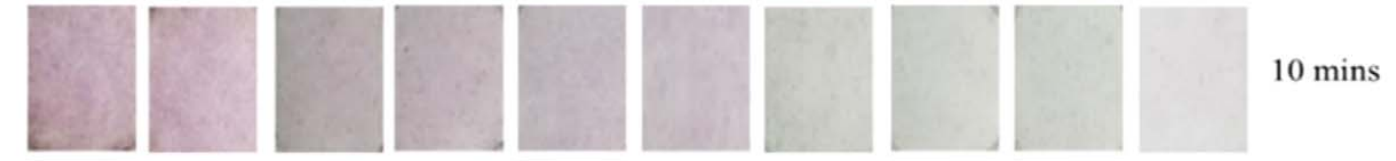
#> input picture pyimagesearch1/10mins.PNG, 1396 x 161 px
$ python contours.py
#> lines starting #> are read from the running program, lines starting #| are printed output that depends on the picture; after the words box and inside, x2 and y2 are one past the last pixel; in counts of white or black regions, pixels touching at a corner belong together
import argparse
import imutils
import cv2
import numpy as np

# [8 lines of commented-out code are left out]
path = "10mins.PNG"
image = cv2.imread(path)
#> image is the input picture: shape (161, 1396, 3); mean B, G, R 210.1, 208.4, 214.4

# resize image
scale_percent = 90 # percent of original size
width = int(image.shape[1] * scale_percent / 100)
#> width = 1256
height = int(image.shape[0] * scale_percent / 100)
#> height = 144
dim = (width, height)
#> dim = (1256, 144)
resized = cv2.resize(image, dim, interpolation = cv2.INTER_AREA)
image = resized

#convert image to grayscale colorspace
gray = cv2.cvtColor(image, cv2.COLOR_BGR2GRAY)
#blur the grayscale image
blurred = cv2.GaussianBlur(gray,(5,5),0)

#thresholding separates the paper sensor or ROI to the background
#this will create the mask
thresh = cv2.threshold(blurred, 240, 255, cv2.THRESH_BINARY)[1]
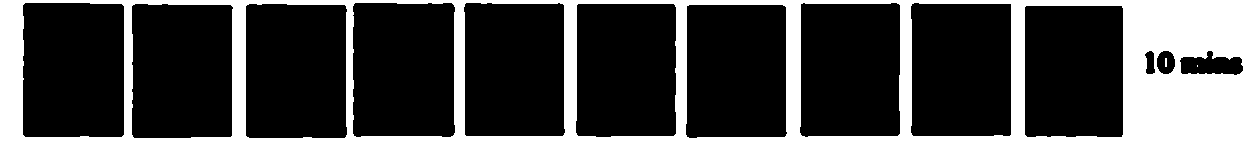
#> thresh: shape (144, 1256); 26.5% white; 3 white regions (2 under 20 px)

#the original image will be masked with thresholded image so that the paper sensor will have a black background
masked = cv2.bitwise_and(image,image, mask=thresh)
# print(image.shape)

cv2.imshow('Original',image)
cv2.imshow('Resized',resized)
cv2.imshow('Threshold',thresh)
cv2.imshow('masked',masked)

cv2.waitKey(0)

cnts = cv2.findContours(thresh.copy(),cv2.RETR_EXTERNAL,
    cv2.CHAIN_APPROX_SIMPLE)
#> cnts = 1 contour; box (x1, y1, x2, y2) and area: (0, 0, 1256, 144) 179465
cnts = imutils.grab_contours(cnts)
#> cnts = [[[0, 0], [0, 143], [1255, 143], [1255, 0]]]
print(cnts)
#| [array([[[   0,    0]],
#|        [[   0,  143]],
#|        [[1255,  143]],
#|        [[1255,    0]]], dtype=int32)]
print(image.shape)
#| (144, 1256, 3)
#for loop over the contours
for c in cnts:
    #compute the center of the contour
    M = cv2.moments(c)
    if M["m00"] != 0:
        cX = int(M["m10"] / M["m00"])
        cY = int(M["m01"] / M["m00"])
    else:
    # set values as what you need in the situation
        cX, cY = 0, 0
    # cX = int(M["m10"]/ M["m00"])
    # cY = int(M["m01"]/ M["m00"])

    #draw the contour and center of the shape on the image
    cv2.drawContours(masked, [c], -1, (0,255,0),2)
    cv2.circle(masked, (cX,cY), 7,(255,255,255), -1)
    cv2.putText(masked, "center",(cX-20,cY-20),
        cv2.FONT_HERSHEY_SIMPLEX, 0.5,(255,255,255),2)

    cv2.imshow("Image",masked)
    cv2.waitKey(0)
#> this loop made 1 pass
#> (c, cX, cY) on pass 1: ([[0, 0], [0, 143], [1255, 143], [1255, 0]], 627, 71)
#> pass 1, `cv2.imshow("Image",masked)`:
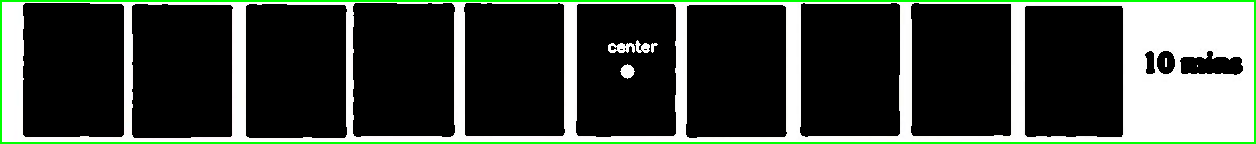
#> window 'Image': shape (144, 1256, 3); mean B, G, R 60, 67.9, 60

$ run again, with pyimagesearch1/15mins.PNG copied over pyimagesearch1/10mins.PNG
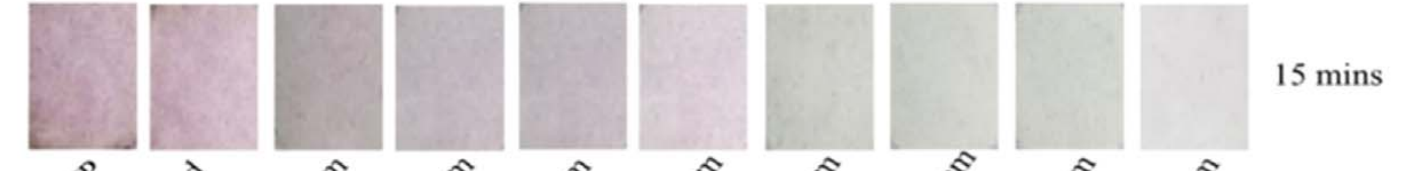
#> input picture pyimagesearch1/15mins.PNG, 1427 x 171 px
#> image is the input picture: shape (171, 1427, 3); mean B, G, R 214, 212.4, 217.8
#> `thresh = cv2.threshold(blurred, 240, 255, cv2.THRESH_BINARY)[1]`:
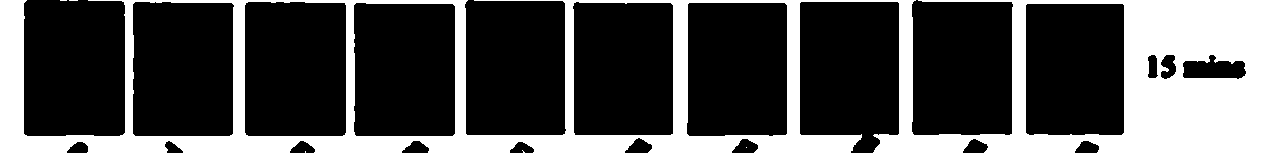
#> thresh: shape (153, 1284); 30.8% white; 6 white regions (5 under 20 px)
#> cnts = 6 contours, 5 with area under 20; largest, box (x1, y1, x2, y2) and area: (0, 0, 1284, 153) 138656
#| [array([[[305, 151]],
#|        [[305, 152]]], dtype=int32), array([[[522, 150]],
#|        [[523, 151]],
#|        [[523, 152]],
#|        [[524, 152]]], dtype=int32), array([[[746, 147]]], dtype=int32), array([[[69,  0]],
#|        [[77,  0]]], dtype=int32), array([[[60,  0]],
#> (further printed lines are left out)
#> the loop `for c in cnts:` made 6 passes
#> (c, cX, cY) on passes 1 to 5: ([[305, 151], [305, 152]], 0, 0), ([[522, 150], [523, 151], [523, 152], [524, 152]], 523, 151), ([[746, 147]], 0, 0), ([[69, 0], [77, 0]], 0, 0), ([[60, 0], [66, 0]], 0, 0)
#> after the loop `for c in cnts:`:
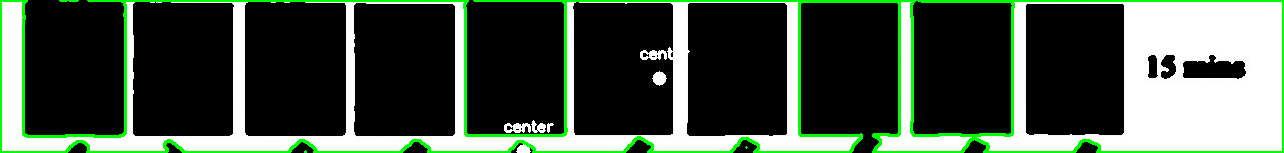
#> masked: shape (153, 1284, 3); mean B, G, R 68, 82.5, 68
